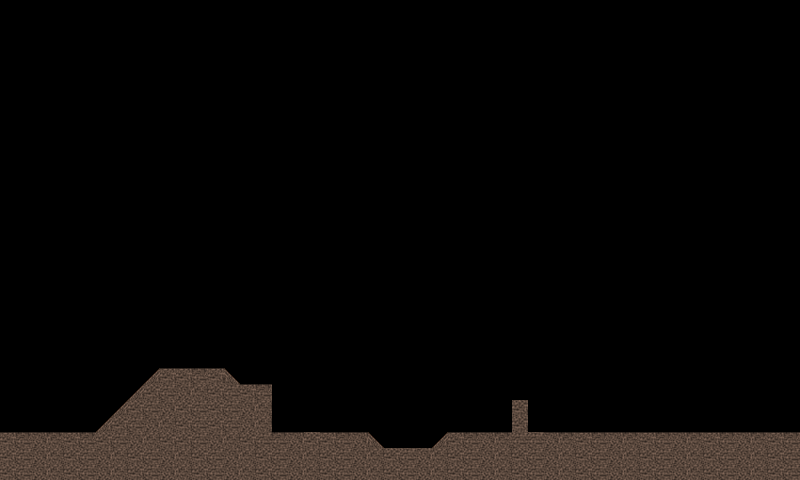

This is a level from a 2D game, rendered from its Tiled map with the project's own tilesets. A one-line summary and the map file follow, with tile-layer data summarised:
An orthogonal 50x30 tile map with 16x16 px tiles, 1 tile layer (mapLayer) and 7 objects (p1, p2, p3, p4, p5, ...).

<map version="1.0" orientation="orthogonal" renderorder="right-down" width="50" height="30" tilewidth="16" tileheight="16">
 <tileset firstgid="1" name="map_earth" tilewidth="16" tileheight="16">
  <image source="map_earth.png" width="160" height="80" />
 </tileset>
 <layer name="mapLayer" width="50" height="30">
  <data>[1500 cells, 185 non-empty, 9 distinct tile ids]</data>
 </layer>
 <objectgroup name="path">
  <object name="p1" x="0" y="432" />
  <object name="p2" x="96" y="432" />
  <object name="p3" x="160" y="368" />
  <object name="p4" x="224" y="368" />
  <object name="p5" x="240" y="384" />
  <object name="p6" x="272" y="384" />
  <object name="p0" x="0" y="480" />
 </objectgroup>
</map>
